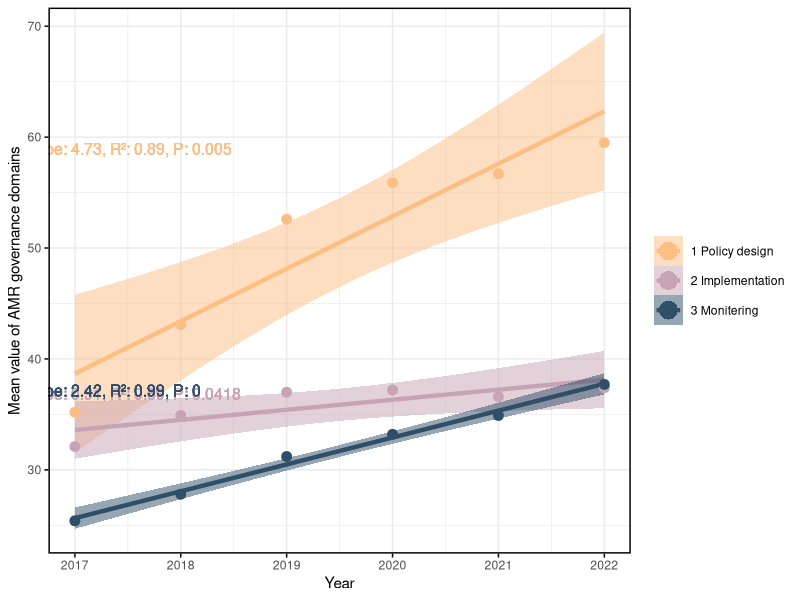

Generate this figure with R:
library(dplyr)
library(ggplot2)

# Read data
data <- read.csv("../data/fig2B.csv")

# Compute the mean value of each domain for each year
mean_data <- data %>%
  group_by(domain, year) %>%
  summarise(value = round(mean(value, na.rm = TRUE), 1), .groups = "drop")

# Compute slope, R² and p-value for each domain
slopes <- mean_data %>%
  group_by(domain) %>%
  do({
    model <- lm(value ~ year, data = .)
    slope <- coef(model)[2]
    r_squared <- summary(model)$r.squared
    p_value <- summary(model)$coefficients[2, 4]
    legend_label <- paste("Slope: ", round(slope, 2), 
                          ", R²: ", round(r_squared, 2), 
                          ", P: ", round(p_value, 4), sep = "")
    cbind(., Slope = slope, R_squared = r_squared, P_value = p_value, Legend_Label = legend_label)
  })

# Set text positions so that annotation labels for each domain appear on different rows
slopes <- slopes %>%
  group_by(domain) %>%
  mutate(
    label_x = min(year) - 0.5, 
    label_y = max(value) + 2.5 * (as.numeric(factor(domain)) - 1)
  )

# Plot mean value of each domain by year with linear regression lines and confidence intervals
p <- ggplot(slopes, aes(x = year, y = value, color = domain, group = domain)) +
  geom_smooth(method = "lm", se = TRUE, size = 1.5, aes(fill = domain), alpha = 0.5) +
  geom_point(size = 3) +
  geom_text(aes(label = Legend_Label, color = domain), 
            x = slopes$label_x, y = slopes$label_y, 
            size = 4, hjust = 0, vjust = 1, show.legend = FALSE) +
  labs(x = "Year", y = "Mean value of AMR governance domains") +
  theme_minimal() +
  theme(
    legend.title = element_blank(),
    legend.position = "right",
    panel.border = element_rect(color = "black", fill = NA, size = 1),
    axis.ticks.length = unit(0.1, "cm"),
    axis.ticks = element_line(size = 0.5, color = "black")
  ) +
  scale_color_manual(values = c("#FDBE83", "#C8A3B5", "#2F4E68")) + 
  scale_fill_manual(values = c("#FDBE83", "#C8A3B5", "#2F4E68")) + 
  guides(color = guide_legend(title = "domain", override.aes = list(size = 6, shape = 16)))

# Save plot to PDF
ggsave("../output/fig2B.pdf", p, width = 8, height = 6)
